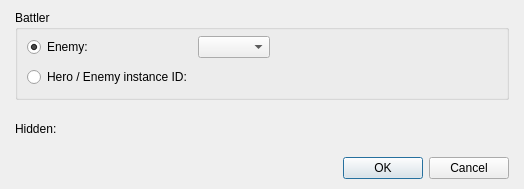
<?xml version="1.0" encoding="UTF-8"?>
<ui version="4.0">
 <class>DialogCommandDisplayHideABattler</class>
 <widget class="QDialog" name="DialogCommandDisplayHideABattler">
  <property name="geometry">
   <rect>
    <x>0</x>
    <y>0</y>
    <width>524</width>
    <height>189</height>
   </rect>
  </property>
  <property name="windowTitle">
   <string>Dialog</string>
  </property>
  <layout class="QGridLayout" name="gridLayout_3">
   <property name="leftMargin">
    <number>15</number>
   </property>
   <property name="topMargin">
    <number>10</number>
   </property>
   <property name="rightMargin">
    <number>15</number>
   </property>
   <property name="bottomMargin">
    <number>10</number>
   </property>
   <item row="0" column="0">
    <layout class="QVBoxLayout" name="verticalLayout_2" stretch="1,0">
     <property name="spacing">
      <number>15</number>
     </property>
     <item>
      <layout class="QVBoxLayout" name="verticalLayout">
       <item>
        <widget class="QGroupBox" name="groupBoxBattler">
         <property name="title">
          <string>Battler</string>
         </property>
         <layout class="QGridLayout" name="gridLayout_2">
          <property name="topMargin">
           <number>0</number>
          </property>
          <property name="bottomMargin">
           <number>0</number>
          </property>
          <item row="0" column="0">
           <layout class="QGridLayout" name="gridLayout">
            <item row="0" column="0">
             <widget class="QRadioButton" name="radioButtonEnemy">
              <property name="text">
               <string>Enemy:</string>
              </property>
              <property name="checked">
               <bool>true</bool>
              </property>
             </widget>
            </item>
            <item row="0" column="1">
             <layout class="QHBoxLayout" name="horizontalLayout" stretch="0,1">
              <item>
               <widget class="QComboBox" name="comboBoxEnemies"/>
              </item>
              <item>
               <spacer name="horizontalSpacer">
                <property name="orientation">
                 <enum>Qt::Horizontal</enum>
                </property>
                <property name="sizeHint" stdset="0">
                 <size>
                  <width>58</width>
                  <height>20</height>
                 </size>
                </property>
               </spacer>
              </item>
             </layout>
            </item>
            <item row="1" column="0">
             <widget class="QRadioButton" name="radioButtonHeroEnemyInstanceID">
              <property name="text">
               <string>Hero / Enemy instance ID:</string>
              </property>
              <property name="checked">
               <bool>false</bool>
              </property>
             </widget>
            </item>
            <item row="1" column="1">
             <layout class="QHBoxLayout" name="horizontalLayout_2" stretch="0,1">
              <item>
               <widget class="PanelPrimitiveValue" name="panelPrimitiveHeroEnemyInstanceID" native="true">
                <property name="enabled">
                 <bool>false</bool>
                </property>
                <property name="minimumSize">
                 <size>
                  <width>250</width>
                  <height>27</height>
                 </size>
                </property>
                <property name="maximumSize">
                 <size>
                  <width>250</width>
                  <height>27</height>
                 </size>
                </property>
               </widget>
              </item>
              <item>
               <spacer name="horizontalSpacer_2">
                <property name="orientation">
                 <enum>Qt::Horizontal</enum>
                </property>
                <property name="sizeHint" stdset="0">
                 <size>
                  <width>28</width>
                  <height>20</height>
                 </size>
                </property>
               </spacer>
              </item>
             </layout>
            </item>
           </layout>
          </item>
         </layout>
        </widget>
       </item>
       <item>
        <layout class="QHBoxLayout" name="horizontalLayout_3" stretch="0,0,1">
         <item>
          <widget class="QLabel" name="labelHidden">
           <property name="enabled">
            <bool>true</bool>
           </property>
           <property name="text">
            <string>Hidden:</string>
           </property>
          </widget>
         </item>
         <item>
          <widget class="PanelPrimitiveValue" name="panelPrimitiveHidden" native="true">
           <property name="enabled">
            <bool>true</bool>
           </property>
           <property name="minimumSize">
            <size>
             <width>250</width>
             <height>27</height>
            </size>
           </property>
           <property name="maximumSize">
            <size>
             <width>250</width>
             <height>27</height>
            </size>
           </property>
          </widget>
         </item>
         <item>
          <spacer name="horizontalSpacer_3">
           <property name="orientation">
            <enum>Qt::Horizontal</enum>
           </property>
           <property name="sizeHint" stdset="0">
            <size>
             <width>158</width>
             <height>20</height>
            </size>
           </property>
          </spacer>
         </item>
        </layout>
       </item>
      </layout>
     </item>
     <item>
      <widget class="QDialogButtonBox" name="buttonBox">
       <property name="orientation">
        <enum>Qt::Horizontal</enum>
       </property>
       <property name="standardButtons">
        <set>QDialogButtonBox::Cancel|QDialogButtonBox::Ok</set>
       </property>
      </widget>
     </item>
    </layout>
   </item>
  </layout>
 </widget>
 <customwidgets>
  <customwidget>
   <class>PanelPrimitiveValue</class>
   <extends>QWidget</extends>
   <header>panelprimitivevalue.h</header>
   <container>1</container>
  </customwidget>
 </customwidgets>
 <resources/>
 <connections>
  <connection>
   <sender>buttonBox</sender>
   <signal>accepted()</signal>
   <receiver>DialogCommandDisplayHideABattler</receiver>
   <slot>accept()</slot>
   <hints>
    <hint type="sourcelabel">
     <x>248</x>
     <y>254</y>
    </hint>
    <hint type="destinationlabel">
     <x>157</x>
     <y>274</y>
    </hint>
   </hints>
  </connection>
  <connection>
   <sender>buttonBox</sender>
   <signal>rejected()</signal>
   <receiver>DialogCommandDisplayHideABattler</receiver>
   <slot>reject()</slot>
   <hints>
    <hint type="sourcelabel">
     <x>316</x>
     <y>260</y>
    </hint>
    <hint type="destinationlabel">
     <x>286</x>
     <y>274</y>
    </hint>
   </hints>
  </connection>
 </connections>
</ui>
